Frame 1 (no input): blank canvas, image omitted
Frame 60 (the mouse pressed at the canvas centre just before this capture): blank canvas, image omitted
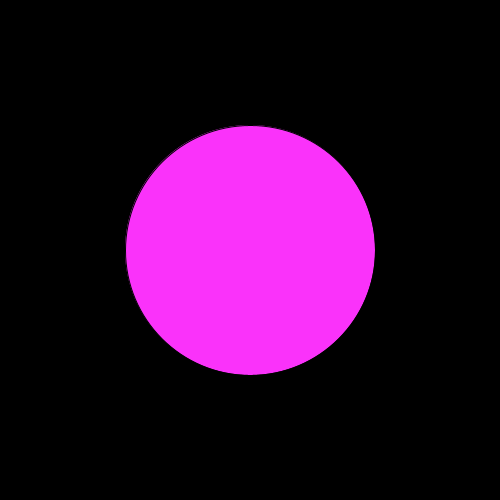
Frame 120 (the mouse held since frame 60 and released just before this capture)

The Processing sketch whose frames 1 and 60 were blank and that drew this single picture after the mouse press (run headless with seeded random() and noise(); from frame 60 on, the mouse is pressed at the canvas centre):

// Processing sketch: sketch_Zeller_Ghislain
// ── sketch_Zeller_Ghislain.pde
boolean modeDessin = false;

void setup () {

  size(500, 500);
  background(0, 0, 0);
}

void draw () {

  fill(255);

  if ( modeDessin == true ) {
    background( 0, 0, 0);
    float rayon = random(0, 100);
    fill (mouseX, mouseY-200, mouseY);
    ellipse(mouseX, mouseY, mouseY, mouseX);
  }
}

void mousePressed () {

  modeDessin =! modeDessin;
}
